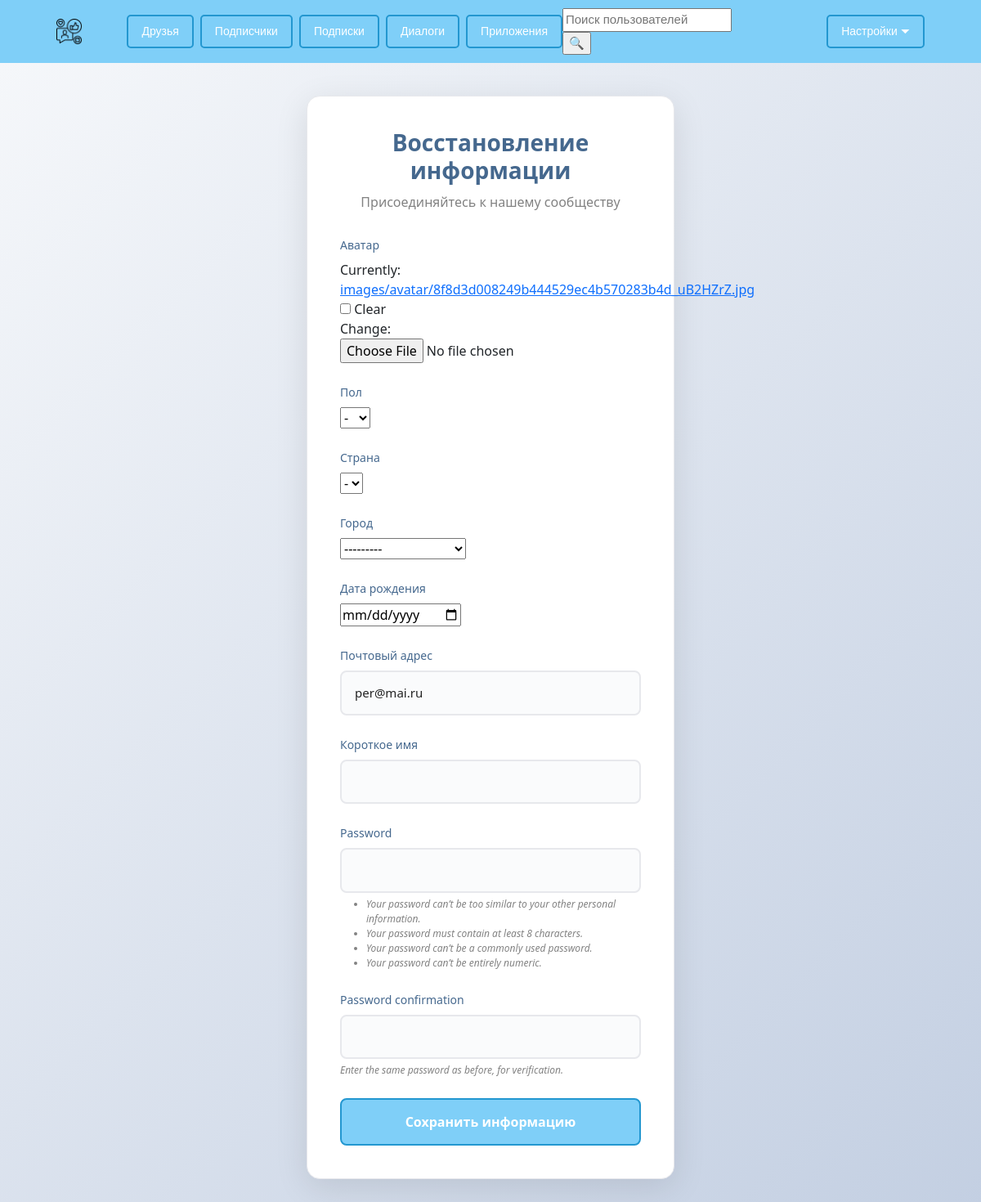
Page /auth/change_info/ (signed in) on the committed database.
### Users/models.py (models this page shows, shortened)
class Profile(AbstractUser):
    GENDER_CHOICE = (("M", "М"),
                     ("F", "Ж"),
                     (None, "-"))
    CITY_CHOICE = [('Москва', 'Москва'),
                   ('Санкт-Петербург', 'Санкт-Петербург')]
    COUNTRY_CHOICE = [(None, '-')]
    avatar = models.ImageField('Аватар',
                               blank=True,
                               upload_to='images/avatar/')
    gender = models.CharField('Пол',
                              max_length=1,
                              choices=GENDER_CHOICE,
                              blank=True)
    country = models.CharField('Страна',
                               max_length=100,
                               blank=True,
                               null=True,
                               choices=COUNTRY_CHOICE)
    city = models.CharField('Город',
                            max_length=100,
                            blank=True,
                            null=True,
                            choices=CITY_CHOICE)
    birth_date = models.DateField('Дата рождения',
                                  null=True,
                                  blank=True)
    email = models.CharField('Почтовый адрес', max_length=20,
                             null=False,
                             blank=False)
    short_name = models.CharField('Короткое имя',
                                  max_length=10,
                                  null=True,
                                  blank=True)
    class Meta:
        verbose_name = 'Профиль'
        verbose_name_plural = 'Профили'

### Users/views.py (the view)
# urls.py: path('change_info/', v.change_info, name='change_info')
@login_required
def change_info(request):
    if request.method == 'POST':
        form = UserEditForm(request.POST,
                            request.FILES,
                            instance=request.user)
        if form.is_valid():
            form.save()
            return redirect('/')  # или другой URL вашего профиля
    else:
        form = UserEditForm(instance=request.user)
    return render(request,
                  'users/change_info.html',
                  {'form': form})

### Users/forms.py
class UserEditForm(UserCreationForm):
    class Meta(UserCreationForm.Meta):
        model = User
        fields = ['avatar',
                  'gender',
                  'country',
                  'city',
                  'birth_date',
                  'email',
                  'short_name',
                  'password1',]
        widgets = {
            'birth_date': forms.DateInput(attrs={'type': 'date'})
        }

### Templates/users/change_info.html (shortened to what this page needs)
{% extends "base.html" %}
{% load static %}
{% block content %}
<div class="auth-container">
    <div class="auth-card">
        <div class="auth-header">
            <h2>Восстановление информации</h2>
            <p>Присоединяйтесь к нашему сообществу</p>
        </div>
        <form method="post" class="auth-form">
            <div class="form-fields">
                {% for field in form %}
                <div class="form-group">
                    <label for="{{ field.id_for_label }}" class="form-label">
                        {{ field.label }}
                    </label>
                    {{ field }}
                    {% if field.help_text %}
                    <div class="help-text">{{ field.help_text }}</div>
                    {% endif %}
                </div>
                {% endfor %}
            </div>
            <button type="submit" class="auth-submit-btn">
                Сохранить информацию
            </button>
        </form>
    </div>
</div>
{% endblock %}

### static/css/stylesheet.css (style rules this page uses)
.body { margin: 0; }
.auth-container { display: flex; justify-content: center; align-items: center; min-height: 80vh; padding: 40px 20px; background: linear-gradient(135deg, #f5f7fa 0%, #c3cfe2 100%); }
.auth-card { background: white; border-radius: 16px; padding: 40px; box-shadow: 0 10px 40px rgba(0, 0, 0, 0.1); border: 1px solid #e7e8ec; width: 100%; max-width: 450px; }
.auth-header { text-align: center; margin-bottom: 30px; }
.auth-header h2 { color: #45688e; font-size: 28px; font-weight: 600; margin-bottom: 10px; }
.auth-header p { color: #828282; font-size: 16px; }
.auth-form { width: 100%; }
.form-fields { margin-bottom: 25px; }
.form-group { margin-bottom: 20px; }
.form-label { display: block; color: #45688e; font-weight: 500; margin-bottom: 8px; font-size: 14px; }
.auth-form input[type="text"], .auth-form input[type="email"], .auth-form input[type="password"], .auth-form input[type="username"] { width: 100%; padding: 14px 16px; border: 2px solid #e7e8ec; border-radius: 8px; font-size: 15px; color: #222; background: #fafbfc; transition: all 0.3s ease; box-sizing: border-box; }
.auth-submit-btn { width: 100%; padding: 15px 20px; background: #7fcff8; color: white; border: none; border-radius: 8px; font-size: 16px; font-weight: 600; cursor: pointer; transition: all 0.3s ease; border: 2px solid #2397d0; }
.help-text { color: #828282; font-size: 12px; margin-top: 5px; font-style: italic; }
.auth-card { animation: slideUp 0.5s ease-out; }
.auth-submit-btn { transition: all 0.3s ease; }
.form-group { margin-bottom: 25px; }

### rows in the picture
Profile: form "-" "-" "---------" "per@mai.ru"

### other values in the picture
{{ field.label }} "Аватар" "Пол" "Страна" "Город" "Дата рождения" "Почтовый адрес" "Короткое имя" "Password" "Password confirmation"
{{ field.help_text }} "Enter the same password as before, for verification."
